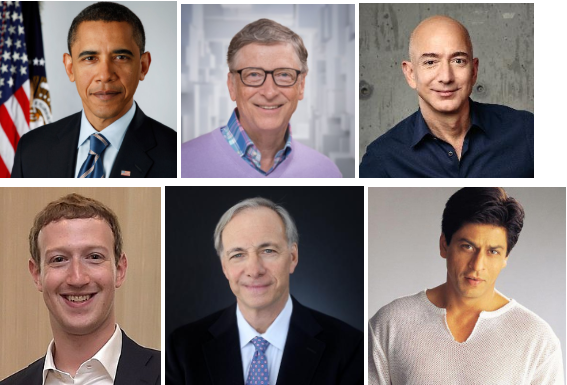
#> input picture face1.png, 567 x 385 px
$ python edureka.py
#> lines starting #> are read from the running program, lines starting #| are printed output that depends on the picture; after the words box and inside, x2 and y2 are one past the last pixel; in counts of white or black regions, pixels touching at a corner belong together
import cv2

#Creating a cascade classifier object
face_cascade = cv2.CascadeClassifier("haarcascade_frontalface_default.xml")

#Reading the image as it is
img = cv2.imread("face1.png")
#> img is the input picture: shape (385, 567, 3); mean B, G, R 122.6, 125.3, 138.2

#Reading the image as grayscale image
gray_img = cv2.cvtColor(img,cv2.COLOR_BGR2GRAY)
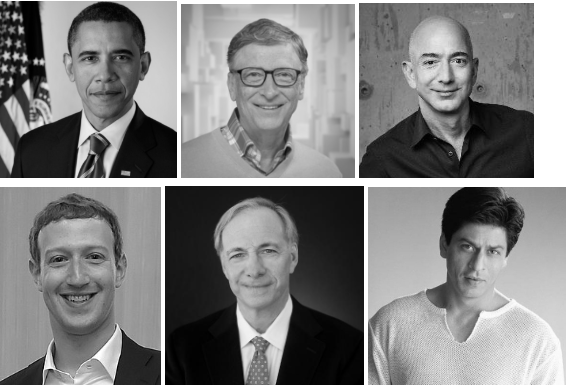
#> gray_img: shape (385, 567); min 0, max 255, mean 128.8

#Search the coordinates of the image for faces
faces = face_cascade.detectMultiScale(gray_img, scaleFactor=1.05,minNeighbors=5)
#> faces = [[63, 25, 85, 85], [445, 222, 72, 72], [404, 30, 80, 80], [212, 218, 86, 86], [26, 219, 102, 102], [221, 41, 93, 93]]

for x,y,w,h in faces:
    img = cv2.rectangle(img, (x,y), (x+w,y+h), (0,255,0) , 1)
#> this loop made 6 passes
#> pass 1, `img = cv2.rectangle(img, (x,y), (x+w,y+h), (0,255,0) , 1)`:
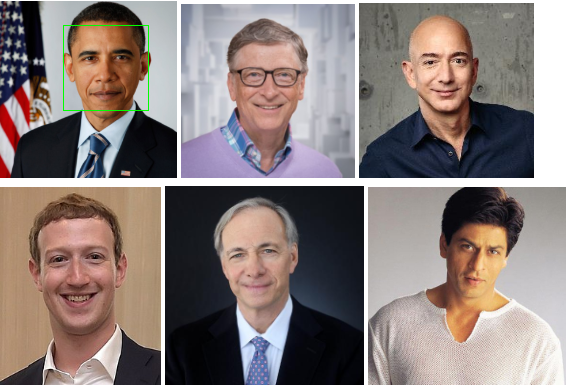
#> img: shape (385, 567, 3); 0.16% of pixels changed, all inside (x1, y1, x2, y2) = (63, 25, 149, 111)
#> pass 2, `img = cv2.rectangle(img, (x,y), (x+w,y+h), (0,255,0) , 1)`:
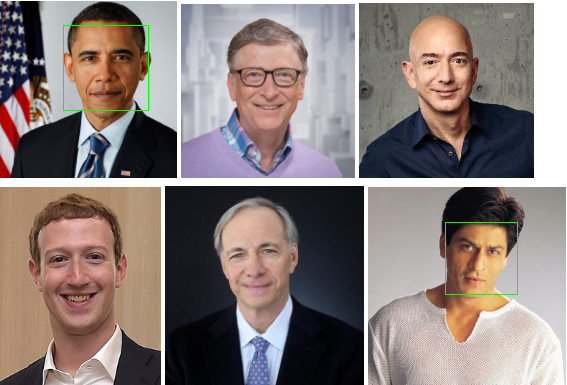
#> img: shape (385, 567, 3); 0.13% of pixels changed, all inside (x1, y1, x2, y2) = (445, 222, 518, 295)
#> pass 3, `img = cv2.rectangle(img, (x,y), (x+w,y+h), (0,255,0) , 1)`:
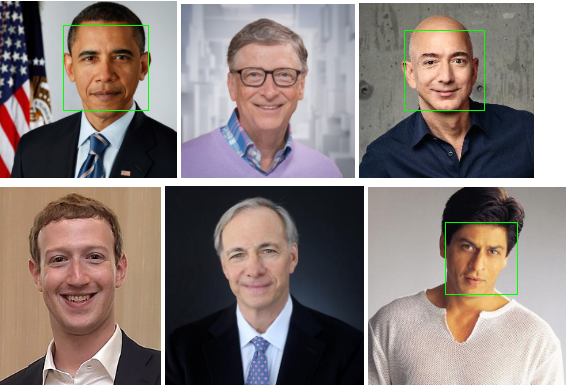
#> img: shape (385, 567, 3); 0.15% of pixels changed, all inside (x1, y1, x2, y2) = (404, 30, 485, 111)
#> after the loop:
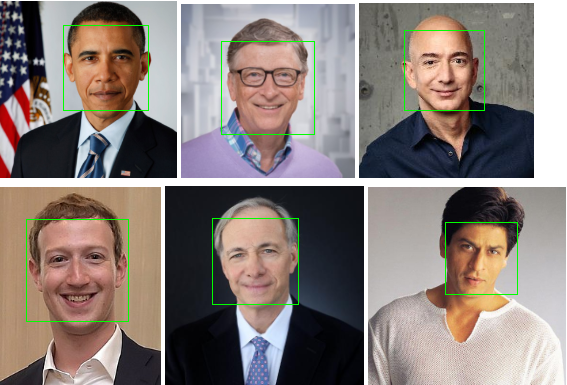
#> img: shape (385, 567, 3); 0.51% of pixels changed, all inside (x1, y1, x2, y2) = (26, 41, 315, 322)

resized = cv2.resize(img, (1200,800))
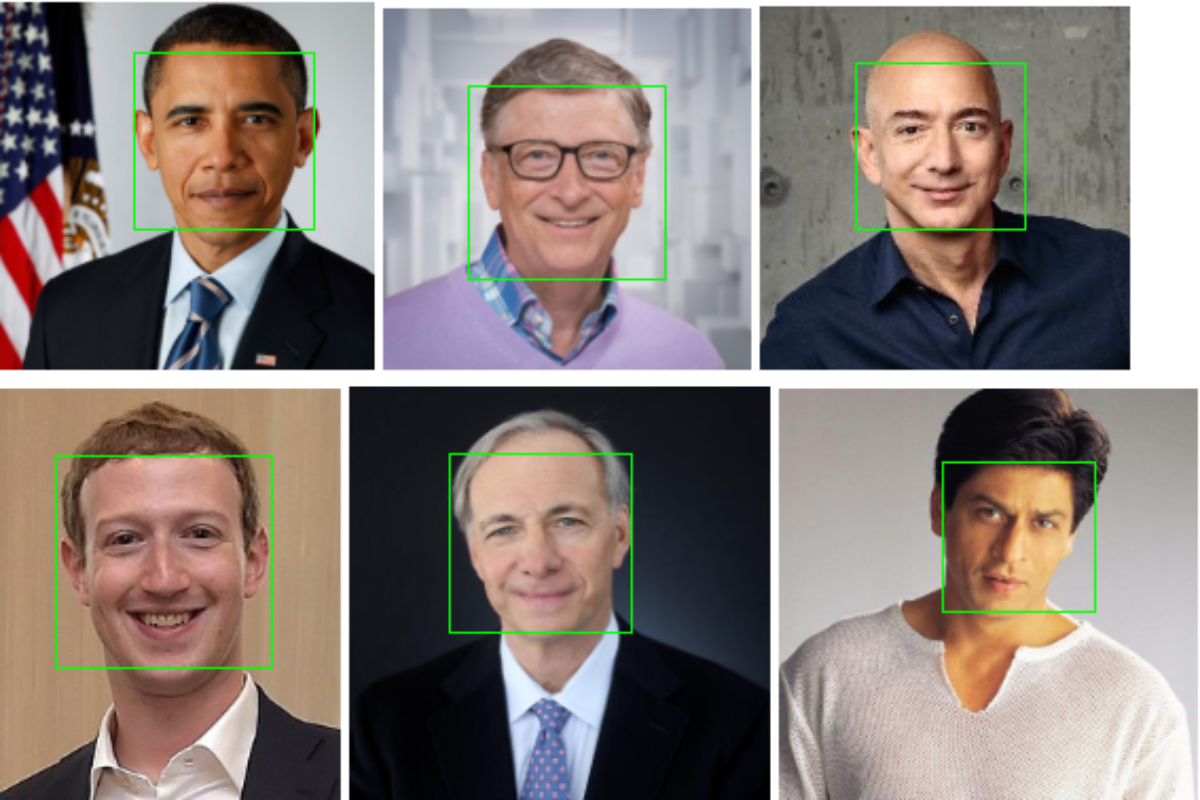
#> resized: shape (800, 1200, 3); mean B, G, R 121.4, 126.4, 136.7

cv2.imshow("Gray", resized)

cv2.waitKey(0)

cv2.destroyAllWindows()
